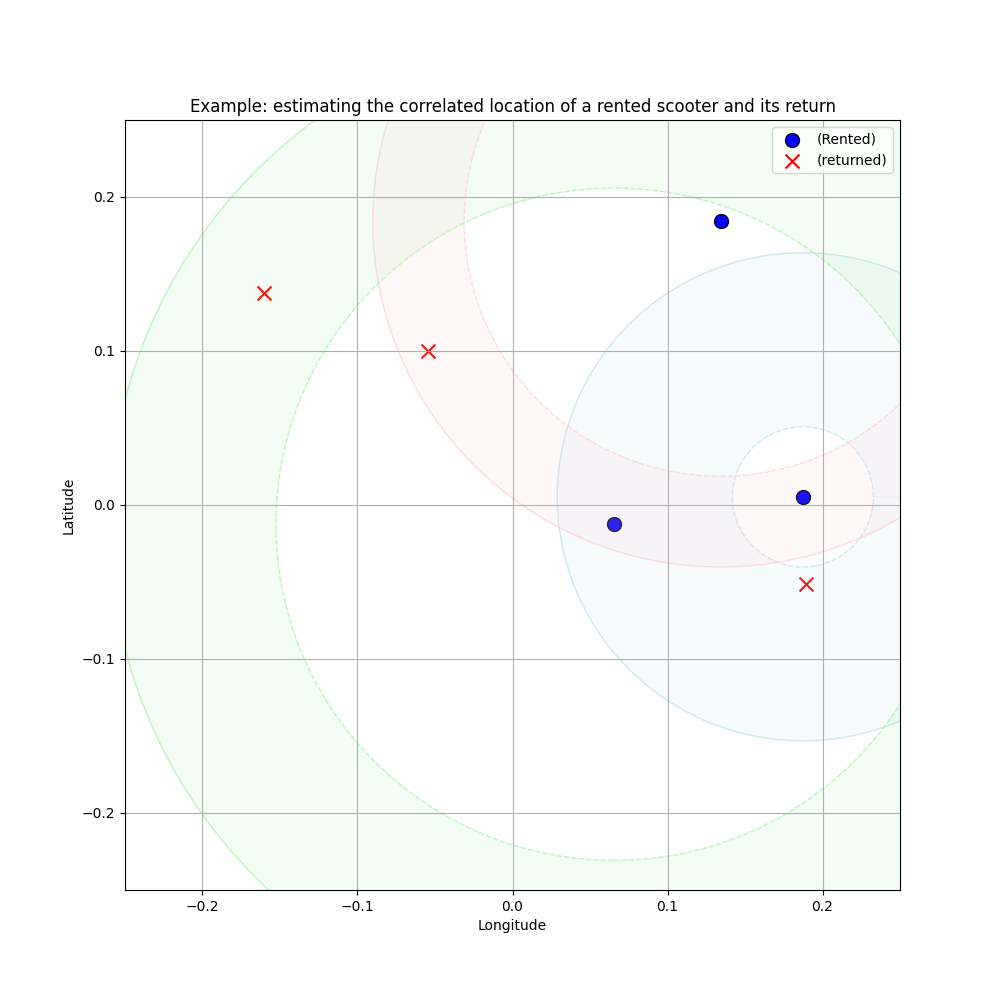

Reproduce this figure in Python.
import matplotlib.pyplot as plt
import numpy as np
import random

def main():
    # Set the range
    min_val, max_val = -0.25, 0.25
    
    plt.figure(figsize=(10, 10))
    
    # 3 blue dots (Rented)
    rented_points = [
        (random.uniform(min_val * 0.8, max_val * 0.8), random.uniform(min_val * 0.8, max_val * 0.8))
        for _ in range(3)
    ]
    
    # 3 X's (returned)
    returned_points = [
        (random.uniform(min_val * 0.8, max_val * 0.8), random.uniform(min_val * 0.8, max_val * 0.8))
        for _ in range(3)
    ]
    
    # Plot Rented points
    rx, ry = zip(*rented_points)
    plt.scatter(rx, ry, c='blue', label='(Rented)', s=100, marker='o', edgecolors='black')
    
    # Plot Returned points
    tx, ty = zip(*returned_points)
    plt.scatter(tx, ty, c='red', label='(returned)', s=100, marker='x')
    
    # For each blue dot, make a hypothetical minimum and maximum circle 
    # where only one X belongs inside each span. (Only demonstrating)
    colors = ['lightblue', 'lightgreen', 'pink']
    for i, rented in enumerate(rented_points):
        # Calculate distances to all returned points
        distances = []
        for returned in returned_points:
            dist = np.sqrt((rented[0] - returned[0])**2 + (rented[1] - returned[1])**2)
            distances.append(dist)
        
        sorted_distances = sorted(distances)
        
        target_dist = distances[i]
        
        # Find the neighbors of target_dist in the sorted list
        idx = sorted_distances.index(target_dist)
        
        if idx == 0:
            min_r = target_dist * 0.8 # just pretending
        else:
            min_r = (sorted_distances[idx-1] + target_dist) / 2 # if conflicting with another value
            
        if idx == len(sorted_distances) - 1:
            max_r = target_dist * 1.2
        else:
            max_r = (target_dist + sorted_distances[idx+1]) / 2
            
        # Draw the circles
        circle_min = plt.Circle(rented, min_r, color=colors[i], fill=False, linestyle='--', alpha=0.5)
        circle_max = plt.Circle(rented, max_r, color=colors[i], fill=False, linestyle='-', alpha=0.5)
        plt.gca().add_patch(circle_min)
        plt.gca().add_patch(circle_max)
        
        # Add a light fill between them
        theta = np.linspace(0, 2*np.pi, 100)
        x_min = rented[0] + min_r * np.cos(theta)
        y_min = rented[1] + min_r * np.sin(theta)
        x_max = rented[0] + max_r * np.cos(theta)
        y_max = rented[1] + max_r * np.sin(theta)
        # plt.fill(np.append(x_min, x_max[::-1]), np.append(y_min, y_max[::-1]), color=colors[i], alpha=0.1)
        plt.fill(np.concatenate([x_min, x_max[::-1]]), np.concatenate([y_min, y_max[::-1]]), color=colors[i], alpha=0.1)

    plt.xlim(min_val, max_val)
    plt.ylim(min_val, max_val)
    plt.title("Example: estimating the correlated location of a rented scooter and its return")
    plt.xlabel("Longitude")
    plt.ylabel("Latitude")
    plt.legend()
    plt.grid(True)
    plt.savefig("graph_example.png")
    print("Graph saved as graph_example.png")

if __name__ == "__main__":
    main()
